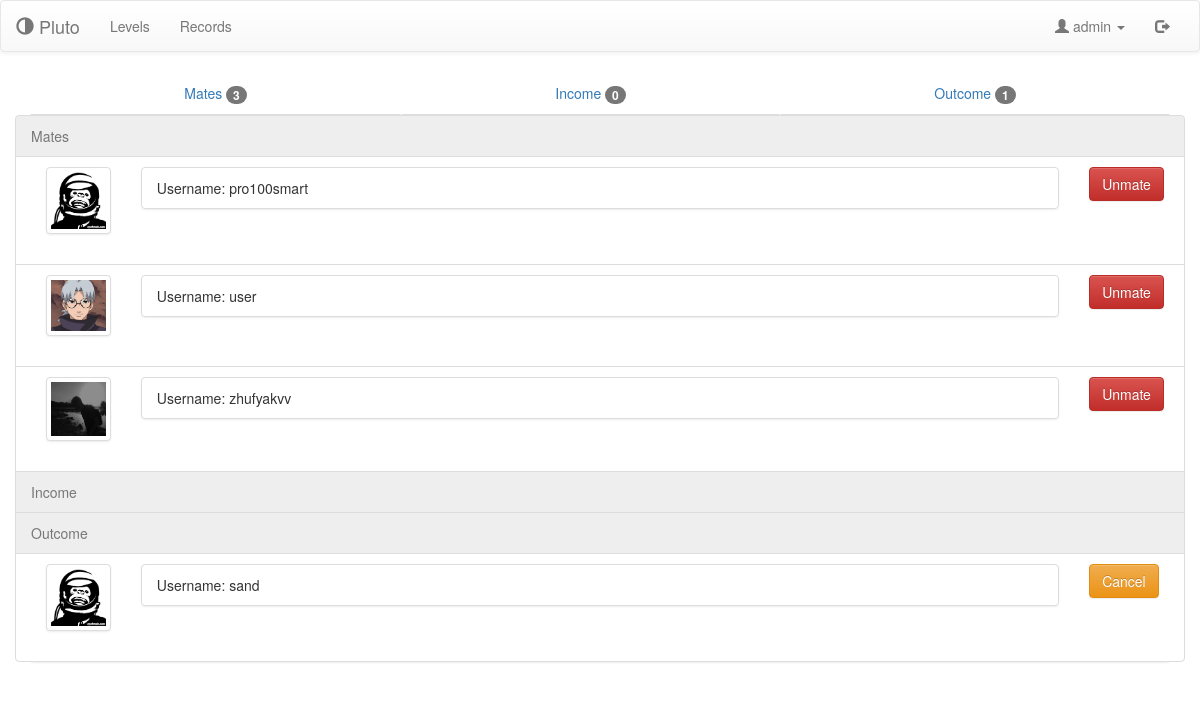
/mates (signed in), run on the app's committed database.
### pluto/models.py (models this page shows)
class User(AbstractUser):
    image = models.ImageField(default='no_image.png', upload_to=user_directory_image_path)
    points = models.FloatField(default=10, blank=False)
    skin = models.CharField(default='polo', blank=False, max_length=32)

### pluto/views.py (the view)
# urls.py: url(r'^mates', views.mates),
@login_required(login_url='/login')
def mates(request):
    context = {}
    income = models.Mate.objects.filter(
        Q(a=request.user.id, a_confirmation=False, b_confirmation=True)
        | Q(b=request.user.id, a_confirmation=True, b_confirmation=False))
    outcome = models.Mate.objects.filter(
        Q(a=request.user.id, a_confirmation=True, b_confirmation=False)
        | Q(b=request.user.id, a_confirmation=False, b_confirmation=True))
    mate = models.Mate.objects.filter(Q(a=request.user.id, a_confirmation=True, b_confirmation=True)
                                      | Q(b=request.user.id, a_confirmation=True, b_confirmation=True))
    context['mates'] = []
    context['income'] = []
    context['outcome'] = []
    for i in mate:
        if i.a != request.user:
            context['mates'].append(i.a)
        else:
            context['mates'].append(i.b)
    for i in income:
        if i.a != request.user:
            context['income'].append(i.a)
        else:
            context['income'].append(i.b)
    for i in outcome:
        if i.a != request.user:
            context['outcome'].append(i.a)
        else:
            context['outcome'].append(i.b)
    return render(request, 'mates.html', context)

### templates/mates.html (shortened to what this page needs)
{% extends 'base.html' %}
{% block content %}
    <ul class="nav nav-tabs nav-justified">
        <li>
           <a href="#mates" onclick="customTabActivate('.nav', '#mates')" >
               Mates <span class="badge">{{ mates  | length }}</span>
           </a>
        </li>
        <li>
            <a href="#mates_in" onclick="customTabActivate('.nav', '#mates_in')" >
                Income <span class="badge">{{ income | length }}</span>
            </a>
        </li>
        <li>
            <a href="#mates_out" onclick="customTabActivate('.nav', '#mates_out')" >
                Outcome <span class="badge">{{ outcome | length  }}</span>
            </a>
        </li>
    </ul>
        <ul class="list-group">
            <li id="mates" class="list-group-item row disabled">Mates</li>
            {% for i in mates %}
                <li class="list-group-item row">
                    <div class="col-lg-1">
                        <a href="/profile/{{ i.id }}" class="thumbnail">
                            <img src="/media/{{ i.image }}" alt="image">
                        </a>
                    </div>
                    <div class="col-lg-10">
                        <ul class="list-group">
                            <li class="list-group-item">Username: {{ i.username }}</li>
                        </ul>
                    </div>
                    <div class="col-lg-1">
                        <a href="/mate_it/{{ i.id }}">
                            <button class="btn btn-danger right">Unmate</button>
                        </a>
                    </div>
                </li>
            {% endfor %}
            <li id="mates_in" class="list-group-item row disabled" >Income</li>
                <li id="mates_out" class="list-group-item row disabled">Outcome</li>
            {% for i in outcome %}
                <li class="list-group-item row">
                    <div class="col-lg-1">
                        <a href="/profile/{{ i.id }}" class="thumbnail">
                            <img src="/media/{{ i.image }}" alt="image">
                        </a>
                    </div>
                    <div class="col-lg-10">
                        <ul class="list-group">
                            <li class="list-group-item">Username: {{ i.username }}</li>
                        </ul>
                    </div>
                    <div class="col-lg-1">
                        <a href="/mate_it/{{ i.id }}">
                            <button class="btn btn-warning">Cancel</button>
                        </a>
                    </div>
                </li>
            {% endfor %}
        </ul>
{% endblock %}

### templates/base.html (shortened to what this page needs)
<!DOCTYPE html>
<html lang="en">
{% block head %}
<head>
    {% include 'include/bootstrap.html' %}
    {% include 'include/custom.html' %}
    {% block favicon %}
        {% load staticfiles %}
    {% endblock %}
</head>
{%  endblock %}
<body>
    {% block navigation %}
        <nav class="navbar navbar-default">
        <div class="container-fluid" id="navfluid">
            <div class="navbar-header">
                <a class="navbar-brand" href="/"><span class="glyphicon glyphicon-adjust"></span> Pluto</a>
            </div>
            <div class="collapse navbar-collapse" id="bs-example-navbar-collapse-1">
                <ul class="nav navbar-nav">
                    <li><a href="/levels">Levels</a></li>
                    <li><a href="/records">Records</a></li>
                </ul>
        <ul class="nav navbar-nav navbar-right">
            {% if request.user.is_authenticated %}
                <li class="dropdown">
                    <a class="dropdown-toggle" data-toggle="dropdown"
                       role="button" aria-haspopup="true" aria-expanded="false">
                        <span class="glyphicon glyphicon-user"></span>
                        {{ request.user.username }}
                        <span class="caret"></span>
                    </a>
                </li>
                <li><a href="/logout"><span class="glyphicon glyphicon-log-out"></span></a></li>
            {% else %}
                <li><a href="/signup"><span class="glyphicon glyphicon-list-alt"></span></a></li>
                <li><a href="/login"><span class="glyphicon glyphicon-log-in"></span></a></li>
            {% endif %}
        </ul>
            </div>
        </div>
        </nav>
    {% endblock %}
    {% block body %}
        <div class="container">
        {% block content %}{% endblock %}
        </div>
    {% endblock %}
</body>
</html>

### data on the page
User: user.username "admin"
User: image (placeholder picture), username "pro100smart"
User: image (picture), username "user"
User: image (picture), username "zhufyakvv"
User: image (placeholder picture), username "sand"

### other printed values
{{ mates  | length }} "3"
{{ income | length }} "0"
{{ outcome | length }} "1"
